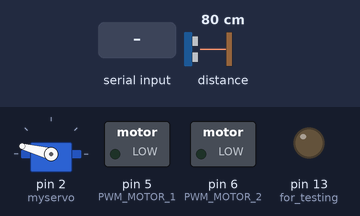
A sketch run on a simulated Arduino Uno, built with avr-gcc and run on an emulated ATmega328P. Parts: servo, switched loads named in the sketch (green lamp = pin HIGH), output pins drawn as LEDs (lit = HIGH). Inputs (shaded band) come from the test bench; at power-on: distance to the obstacle 80 cm. What the sketch prints to the serial monitor is not drawn.

Above: at 1.03 s.
1.3 s: "Kage2\n" received over Serial
At 1.93 s:
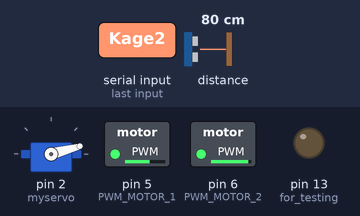
4.3 s: "Kage3\n" received over Serial
At 4.89 s:
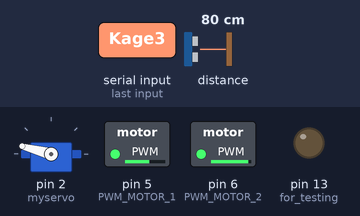
7.3 s: "Kage4\n" received over Serial
At 7.71 s:
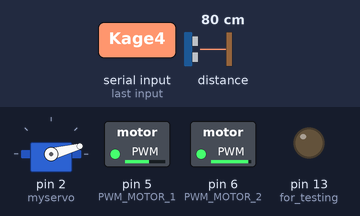
10.3 s: "Kage2\n" received over Serial
At 10.67 s:
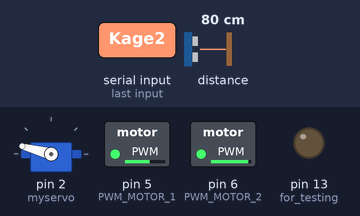
13.3 s: "Kage3\n" received over Serial
At 13.49 s:
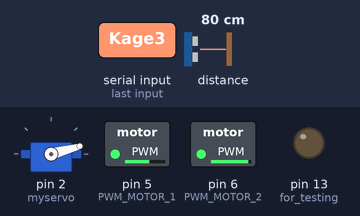
16.3 s: "Kage4\n" received over Serial
At 16.45 s:
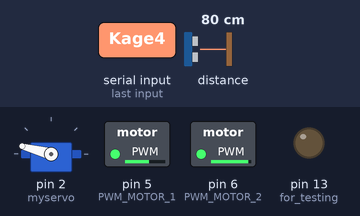
Timing chart, 0 to 20.3 s (numbered marks = the images above; inputs shaded):
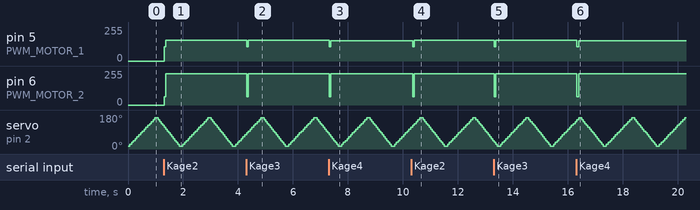

Measured:
- after the input at 1.3 s, pin 5 (PWM_MOTOR_1): 0/255 → 156/255 at once; pin 6 (PWM_MOTOR_2): 0/255 → 236/255 at once
- after the input at 4.3 s, pin 5 (PWM_MOTOR_1): 156/255 → 106/255 at once, → 154/255 0.06 s later; pin 6 (PWM_MOTOR_2): 236/255 → 62/255 at once, → 236/255 0.06 s later
- after the input at 7.3 s, pin 5 (PWM_MOTOR_1): 154/255 → 152/255 at once; pin 6 (PWM_MOTOR_2): 236/255 → 62/255 at once, → 236/255 0.05 s later
- after the input at 10.3 s, pin 5 (PWM_MOTOR_1): 152/255 → 106/255 after 0.05 s, → 156/255 0.07 s later; pin 6 (PWM_MOTOR_2): 236/255 → 62/255 after 0.05 s, → 236/255 0.07 s later
- after the input at 13.3 s, pin 5 (PWM_MOTOR_1): 156/255 → 154/255 at once; pin 6 (PWM_MOTOR_2): 236/255 → 62/255 at once, → 236/255 0.06 s later
- after the input at 16.3 s, pin 5 (PWM_MOTOR_1): 154/255 → 106/255 at once, → 152/255 0.07 s later; pin 6 (PWM_MOTOR_2): 236/255 → 62/255 at once, → 236/255 0.07 s later

The sketch:

Lidar_test.ino
```cpp
/**
 * LIDARLite I2C Example
 * Author: Garmin
 * Modified by: Shawn Hymel (SparkFun Electronics)
 * Date: June 29, 2017
 *
 * Read distance from LIDAR-Lite v3 over I2C
 *
 * See the Operation Manual for wiring diagrams and more information:
 * http://static.garmin.com/pumac/LIDAR_Lite_v3_Operation_Manual_and_Technical_Specifications.pdf
 */

#include <Wire.h>
#include <LIDARLite.h>
#include <Servo.h>
// Globals
LIDARLite lidarLite;
Servo myservo;

#define BRAKE 0
#define CW    1
#define CCW   2
#define CS_THRESHOLD 15   // Definition of safety current (Check: "1.3 Monster Shield Example").

    //MOTOR 1
#define MOTOR_A1_PIN 7
#define MOTOR_B1_PIN 8

    //MOTOR 2
#define MOTOR_A2_PIN 4
#define MOTOR_B2_PIN 9

#define PWM_MOTOR_1 5
#define PWM_MOTOR_2 6

#define CURRENT_SEN_1 A2
#define CURRENT_SEN_2 A3

#define EN_PIN_1 A0
#define EN_PIN_2 A1

#define MOTOR_1 0
#define MOTOR_2 1


class MotorControl {
    public:
    void setSpeed(int motor, int sped) {
      if (sped > 255) sped = 255;
      if (sped < -255) sped = -255;
      if (motor == 1) {
        if (sped < 0)
        {
          digitalWrite(MOTOR_A1_PIN, LOW);
          digitalWrite(MOTOR_B1_PIN, HIGH);
        }
        else if (sped > 0)
        {
          digitalWrite(MOTOR_A1_PIN, HIGH);
          digitalWrite(MOTOR_B1_PIN, LOW);
        }
        else
        {
          digitalWrite(MOTOR_A1_PIN, LOW);
          digitalWrite(MOTOR_B1_PIN, LOW);
        }

        analogWrite(PWM_MOTOR_1, abs(sped));
      }
      else if (motor == 2)
      {
        if (sped < 0)
        {
          digitalWrite(MOTOR_A2_PIN, LOW);
          digitalWrite(MOTOR_B2_PIN, HIGH);
        }
        else if (sped > 0)
        {
          digitalWrite(MOTOR_A2_PIN, HIGH);
          digitalWrite(MOTOR_B2_PIN, LOW);
        }
        else
        {
          digitalWrite(MOTOR_A2_PIN, LOW);
          digitalWrite(MOTOR_B2_PIN, LOW);
        }

        analogWrite(PWM_MOTOR_2, abs(sped));
      }
    }
};

MotorControl m;

int cal_cnt = 0;
int data[300][2]; //rember to increase this size with the amount of sensors readings
int curData = 0;
int pos = 0; //servo pos

int testdata[3][8][2] = {
  {{664,0},{894,1},{673,2},{853,3},{23,3},{212,2},{856,1},{853,0}},
  {{3,0},{6,1},{0,2},{6,3},{7,3},{3,2},{2,1},{2,0}},
  {{0,0},{0,0},{0,0},{0,0},{0,0},{0,0},{0,0},{0,0}}
};
int testnr = 0;
int m1 = 0;
int m2 = 0;

void setup()
{
  Serial.begin(115200); // Initialize serial connection to display distance readings

  //Serial.println("Kage");

  lidarLite.begin(0, true); // Set configuration to default and I2C to 400 kHz
  //Serial.println("Kage2");
  lidarLite.configure(0); // Change this number to try out alternate configurations
  //Serial.println("Kage3");
  myservo.attach(2);  // attaches the servo on pin 9 to the servo object
  //Serial.println("Kage4");
  myservo.write(90);
  //for(;;);
  pinMode(LED_BUILTIN, OUTPUT); // for testing

}

void distance(){
  int dist = 0;
  // At the beginning of every 100 readings,
  // take a measurement with receiver bias correction
  if ( cal_cnt == 0 ) {
    dist = lidarLite.distance();      // With bias correction
  } else {
    dist = lidarLite.distance(false); // Without bias correction
  }

  // Increment reading counter
  cal_cnt++;
  cal_cnt = cal_cnt % 100;
  if (curData == 300){
    int i;
    for(i = curData-1;!(data[i-1][1] == data[curData-1][1] && data[i-2][1] == data[curData-2][1]); i--);
    curData = i;
    //Serial.println(i);
    while(!Serial.available());
  }
   data[curData][0] = dist;
   data[curData][1] = pos;
   curData++;
}

void sendData(){
  int sending = sizeof(int)*(curData)*2;
  int bytessend = Serial.write((uint8_t*)(&sending),2);
  Serial.write((uint8_t*)data,sizeof(int)*(curData)*2);
  curData = 0;
  /*
  Serial.write(sizeof(int)*8*2);
  Serial.write((uint8_t*)testdata[m1],sizeof(int)*8*2);

  */
}

void my_delay(int delaytime){
  //Serial.println("a")
  unsigned long starttime = millis();
  //Serial.println("b")
  if (Serial.available() > 1) {
    m.setSpeed(1, (int(Serial.read())-128)*2);
    m.setSpeed(2, (int(Serial.read())-128)*2);
    int m1 = (int(Serial.read())-128)*2;
    int m2 = (int(Serial.read())-128)*2;
    sendData();
  }
  unsigned long endtime = millis();
  if(endtime -starttime < delaytime){
    delay(delaytime - (endtime -starttime));
  }
}

void loop(){
  for (pos = 15; pos <= 165; pos += 10) { // goes from 0 degrees to 180 degrees. Its important not to hit 90
    //digitalWrite(LED_BUILTIN, HIGH);
    //Serial.print(pos);
    // in steps of 1 degree
    myservo.write(pos);              // tell servo to go to position in variable 'pos'

    my_delay(55);                       // waits 15ms for the servo to reach the position
    distance();
  }
  for (pos = 165; pos >= 15; pos -= 10) { // goes from 180 degrees to 0 degrees
    myservo.write(pos);              // tell servo to go to position in variable 'pos'
    //digitalWrite(LED_BUILTIN, LOW);
    //Serial.print(pos);

    my_delay(45);                       // waits 15ms for the servo to reach the position
    distance();
  }
}
```
